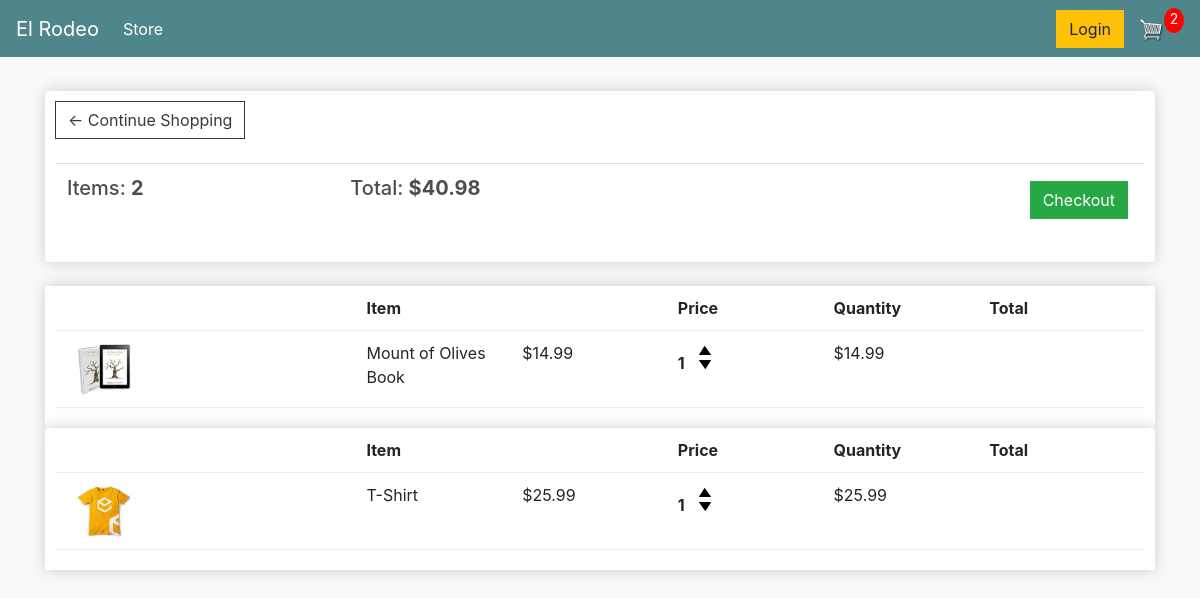
/cart/ (signed in), run on an earlier commit of the app's database.
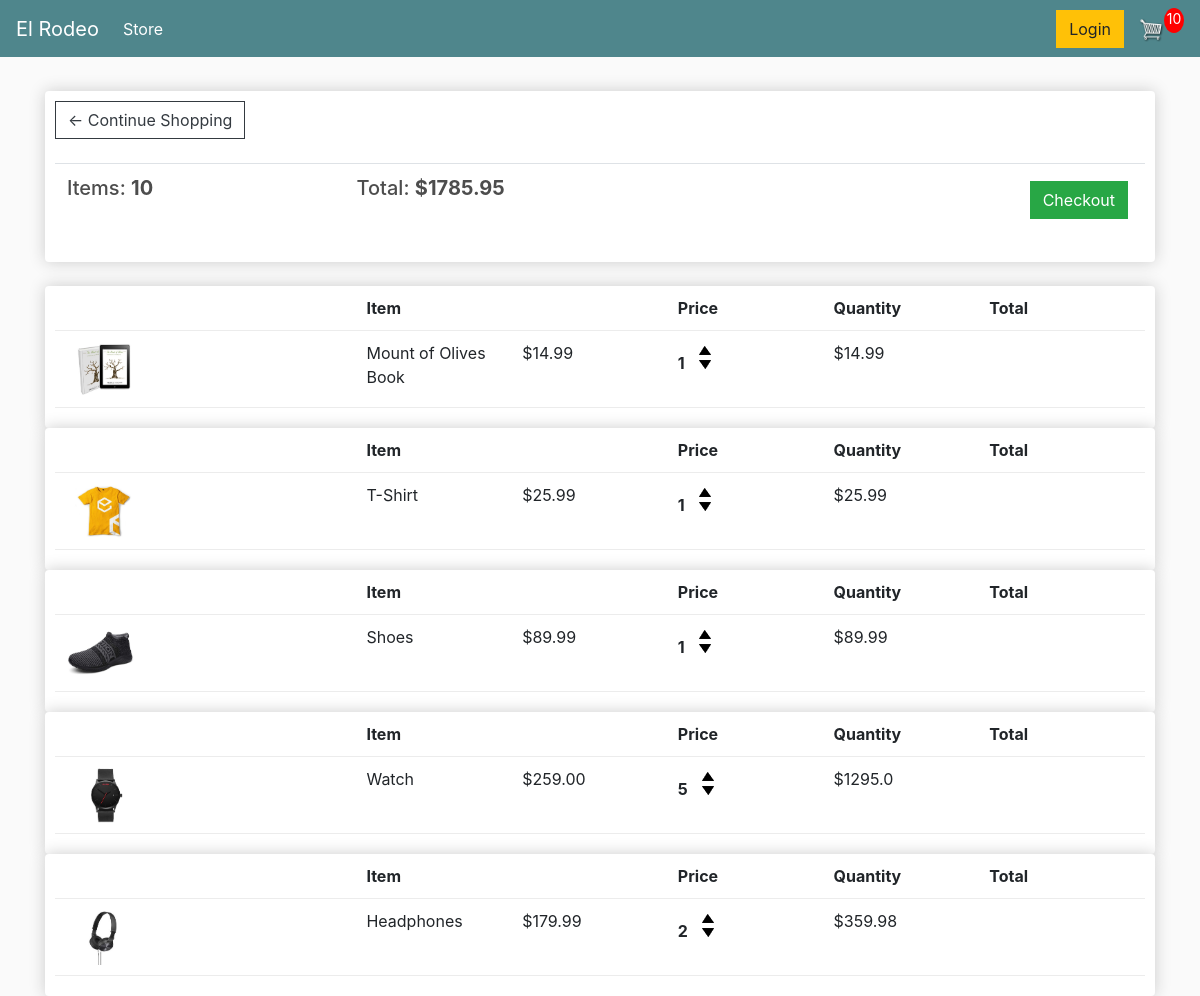
And on a later commit of the database.
### store/models.py (models this page shows, shortened)
class Order(models.Model):
    customer = models.ForeignKey(Customer, on_delete=models.SET_NULL, blank=True, null=True)
    date_ordered = models.DateTimeField(auto_now_add=True)
    complete = models.BooleanField(default=False, null=True, blank=False)
    transaction_id = models.CharField(max_length=200, null=True)
    @property
    def get_cart_total(self):
        orderitems = self.orderitem_set.all()
        total = sum([item.get_total for item in orderitems])
        return total
    @property
    def get_cart_items(self):
        orderitems = self.orderitem_set.all()
        total = sum([item.quantity for item in orderitems])
        return total

class OrderItem(models.Model):
    product = models.ForeignKey(Product, on_delete=models.SET_NULL, blank=True, null=True)
    order = models.ForeignKey(Order, on_delete=models.SET_NULL, blank=True, null=True)
    quantity = models.IntegerField(default=0, null=True, blank=True)
    date_added = models.DateTimeField(auto_now_add=True)
    @property
    def get_total(self):
        total = self.product.price * self.quantity
        return total

class Product(models.Model):
    name = models.CharField(max_length=200, null=True)
    price = models.FloatField()
    digital = models.BooleanField(default=False, null=True, blank=False)
    image = models.ImageField(null=True, blank=True, )
    @property
    def imageURL(self):
        try:
            url = self.image.url
        except:
            url = ''
        return url

### store/views.py (the view)
# urls.py: path('cart/', views.cart, name="cart"),
def cart(request):
    if request.user.is_authenticated:
        customer = request.user.customer
        order, created = Order.objects.get_or_create(customer=customer, complete=False)
        items = order.orderitem_set.all()
        cartItems = order.get_cart_items
    else:
        items = []
        order = {'get_cart_total': 0, 'get_cart_items': 0, 'shipping': False}
        cartItems = order['get_cart_items']
    return render(request, "store/cart.html",{
        'items': items,
        'order': order,
        'cartItems': cartItems
    })

### store/templates/store/cart.html
{% extends 'store/layout.html' %}
{% load static %}
{% block content %}
    <div class="row">
        <div class="col-lg-12">
            <div class="box-element">
                <a class="btn btn-outline-dark" href="{% url 'store' %}">&#x2190; Continue Shopping</a>
                <br>
                <br>
                <table class="table">
                    <tr>
                        <th><h5>Items: <strong>{{order.get_cart_items}}</strong></h5></th>
                        <th><h5>Total: <strong>${{order.get_cart_total | floatformat:2}}</strong></h5></th>
                        <th>
                            <a style="float:right;margin:5px" class="btn btn-success" href="{% url 'checkout' %}">Checkout</a>
                        </th>
                    </tr>
                </table>
            </div>
            <br>
            {% for item in items %}
            <div class="box-element">
                <div class="cart-row">
                    <div style="flex:2"></div>
                    <div style="flex:2"><strong>Item</strong></div>
                    <div style="flex:1"><strong>Price</strong></div>
                    <div style="flex:1"><strong>Quantity</strong></div>
                    <div style="flex:1"><strong>Total</strong></div>
                </div>
                <div class="cart-row">
                    <div style="flex:2"><img class="row-image" src="{{item.product.imageURL}}"></div>
                    <div style="flex:1">{{item.product.name}}</div>
                    <div style="flex:1">${{item.product.price | floatformat:2}}</div>
                    <div style="flex:1">
                        <p class="quantity">{{item.quantity}}</p>
						<div class="quantity">
							<img data-product="{{item.product.id}}" data-action="add" class="chg-quantity update-cart" src="{% static  'images/arrow-up.png' %}">
							<img data-product="{{item.product.id}}" data-action="remove" class="chg-quantity update-cart" src="{% static  'images/arrow-down.png' %}">
						</div>
                    </div>
                    <div style="flex:2">${{item.get_total}}</div>
                </div>
            </div>
            {% endfor %}
        </div>
    </div>
{% endblock %}

### store/templates/store/layout.html (shortened to what this page needs)
<!DOCTYPE html>
{% load static %}
<html>
    <head>
        <link rel="stylesheet" href="https://cdn.jsdelivr.net/npm/bootstrap@4.0.0/dist/css/bootstrap.min.css">
        <link rel="stylesheet" type="text/css" href="{% static 'css/main.css' %}">
    </head>
    <body>
        <nav class="navbar navbar-expand-lg navbar-dark bg-dark">
            <a class="navbar-brand" href="{% url 'store' %}">El Rodeo</a>
            <div class="collapse navbar-collapse" id="navbarSupportedContent">
                <ul class="navbar-nav mr-auto">
                    <li class="nav-item active">
                        <a class="nav-link" href="{% url 'store' %}">Store <span class="sr-only">(current)</span></a>
                    </li>
                </ul>
                <div class="form-inline my-2 my-lg-0">
                    <a href="#"class="btn btn-warning">Login</a>
                    <a href="{% url 'cart' %}">
                        <img  id="cart-icon" src="{% static 'images/cart.png' %}">
                    </a>
                    <p id="cart-total">{{cartItems}}</p>
                </div>
            </div>
        </nav>
        <div class="container">
            <br>
            {% block content %}
            {% endblock %}
        </div>
    </body>
</html>

### static/css/main.css (style rules this page uses)
body { background-color: hsl(0, 0%, 98%); }
h1,h2,h3,h4,h5,h6 { color:hsl(0, 0%, 30%); }
.box-element { box-shadow:hsl(0, 0%, 80%) 0 0 16px; background-color: #fff; border-radius: 4px; padding: 10px; }
.bg-dark { background-color: #4f868c!important; }
#cart-icon { width:25px; display: inline-block; margin-left: 15px; }
#cart-total { display: block; text-align: center; color:#fff; background-color: red; width: 20px; height: 25px; border-radius: 50%; font-size: 14px; }
.col-lg-4, .col-lg-6, .col-lg-8, .col-lg-12 { margin-top: 10px; }
.btn { border-radius: 0; }
.row-image { width: 100px; }
.cart-row { display: flex; align-items: flex-stretch; padding-bottom: 10px; margin-bottom: 10px; border-bottom: 1px solid #ececec; }
.quantity { display: inline-block; font-weight: 700; padding-right:10px; }
.chg-quantity { width: 12px; cursor: pointer; display: block; margin-top: 5px; transition:.1s; }

What changed in the data, as far as the page shows it:
computed for Order: get_cart_items "2" → "10"; get_cart_total "40.98" → "1785.95"
added OrderItem: product.imageURL (picture), product.name "Shoes", product.price "89.99", quantity "1", get_total "89.99"
added OrderItem: product.imageURL (picture), product.name "Watch", product.price "259.00", quantity "5", get_total "1295.0"
added OrderItem: product.imageURL (picture), product.name "Headphones", product.price "179.99", quantity "2", get_total "359.98"
Also different on the page:
{{ cartItems }}: "2" → "10"
